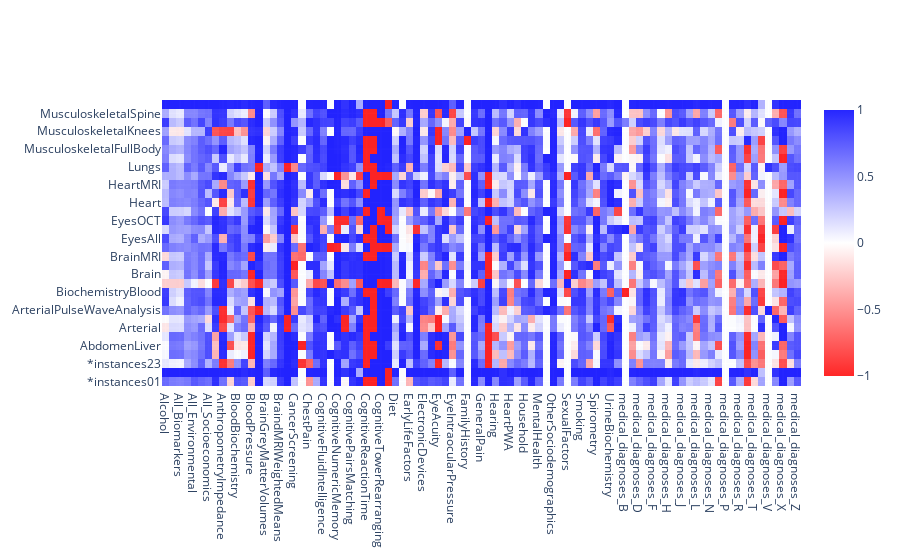

Notebook code for this chart:
### Code cell
from plotly.graph_objs import Heatmap, Figure

colorscale = get_colorscale(heat_correlations)

hovertemplate = "Correlation : %{z} <br>Organ x : %{x} <br>Organ y : %{y} <br>Sample Size : %{customdata}"

heatmap = Heatmap(
    x=labels_x,
    y=labels_y,
    z=heat_correlations,
    colorscale=colorscale,
    customdata=heat_sample_sizes,
    hovertemplate=hovertemplate,
)

Figure(heatmap)

### Figure 1 — Plotly figure (JSON) as saved in the notebook; plotly's stock layout.template omitted (floating-point values rounded to 4 significant figures; data arrays with more than 128 entries replaced by an {"elided": "..."} marker saying what was removed)
{"data": [{"colorscale": [[0, "rgba(255, 0, 0, 0.85)"], [0.5, "rgba(255, 255, 255, 0.85)"], [1, "rgba(0, 0, 255, 0.85)"]], "customdata": {"elided": "32x89 int values"}, "hovertemplate": "Correlation : %{z} <br>Organ x : %{x} <br>Organ y : %{y} <br>Sample Size : %{customdata}", "type": "heatmap", "x": ["Alcohol", "All", "All_Biomarkers", "All_Diseases", "All_Environmental", "All_Phenotypes", "All_Socioeconomics", "AnthropometryBodySize", "AnthropometryImpedance", "ArterialStiffness", "BloodBiochemistry", "BloodCount", "BloodPressure", "BoneDensitometryOfHeel", "BrainGreyMatterVolumes", "BrainSubcorticalVolumes", "BraindMRIWeightedMeans", "Breathing", "CancerScreening", "CarotidUltrasound", "ChestPain", "Claudication", "CognitiveFluidIntelligence", "CognitiveMatrixPatternCompletion", "CognitiveNumericMemory", "CognitivePairedAssociativeLearning", "CognitivePairsMatching", "CognitiveProspectiveMemory", "CognitiveReactionTime", "CognitiveSymbolDigitSubstitution", "CognitiveTowerRearranging", "CognitiveTrailMaking", "Diet", "ECGAtRest", "EarlyLifeFactors", "Education", "ElectronicDevices", "Employment", "EyeAcuity", "EyeAutorefraction", "EyeIntraocularPressure", "Eyesight", "FamilyHistory", "GeneralHealth", "GeneralPain", "HandGripStrength", "Hearing", "HearingTest", "HeartPWA", "HeartSize", "Household", "Medication", "MentalHealth", "Mouth", "OtherSociodemographics", "PhysicalActivity", "SexualFactors", "Sleep", "Smoking", "SocialSupport", "Spirometry", "SunExposure", "UrineBiochemistry", "medical_diagnoses_A", "medical_diagnoses_B", "medical_diagnoses_C", "medical_diagnoses_D", "medical_diagnoses_E", "medical_diagnoses_F", "medical_diagnoses_G", "medical_diagnoses_H", "medical_diagnoses_I", "medical_diagnoses_J", "medical_diagnoses_K", "medical_diagnoses_L", "medical_diagnoses_M", "medical_diagnoses_N", "medical_diagnoses_O", "medical_diagnoses_P", "medical_diagnoses_Q", "medical_diagnoses_R", "medical_diagnoses_S", "medical_diagnoses_T", "medical_diagnoses_U", "medical_diagnoses_V", "medical_diagnoses_W", "medical_diagnoses_X", "medical_diagnoses_Y", "medical_diagnoses_Z"], "y": ["*instances01", "*instances1.5x", "*instances23", "Abdomen", "AbdomenLiver", "AbdomenPancreas", "Arterial", "ArterialCarotids", "ArterialPulseWaveAnalysis", "Biochemistry", "BiochemistryBlood", "BiochemistryUrine", "Brain", "BrainCognitive", "BrainMRI", "Eyes", "EyesAll", "EyesFundus", "EyesOCT", "Hearing", "Heart", "HeartECG", "HeartMRI", "ImmuneSystem", "Lungs", "Musculoskeletal", "MusculoskeletalFullBody", "MusculoskeletalHips", "MusculoskeletalKnees", "MusculoskeletalScalars", "MusculoskeletalSpine", "PhysicalActivity"], "z": {"elided": "32x89 float values"}}], "layout": {}}
